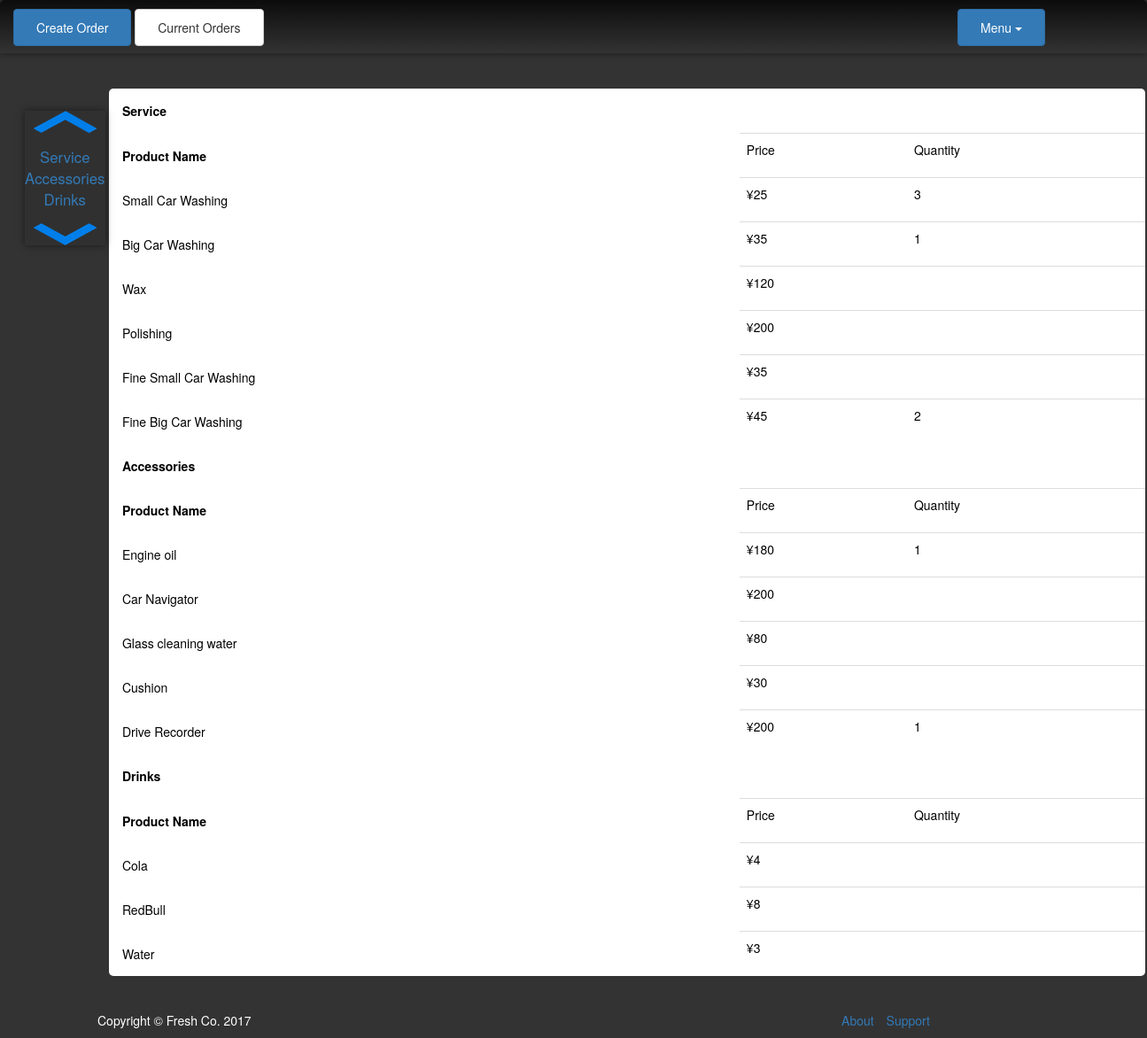
Screenshot of /admin/index.php?page=product&action=sold (signed in) with the database file from the repository.
### tables this page shows
CREATE TABLE IF NOT EXISTS `product_service` (
  `id` int(10) unsigned NOT NULL,
  `product_name` varchar(50) DEFAULT NULL,
  `Price` int(11) DEFAULT NULL,
  `type_id` int(11) DEFAULT NULL
);

### admin/inc/db.php (called while the page is built, shortened)
<?php
 class Mysql{
	function __construct(){
		$this->conn=$this->getConn();
	}
	function getConn(){
        $conn =  mysql_connect('localhost','root','0618') or die("Cannot connect to server".mysql_error());
        return $conn;
    }
	function fetch($result){
        $row = mysql_fetch_array($result);
        return $row;
    }
	function query($sql){
        $res = mysql_query($sql,$this->conn) or die(mysql_error());
		return $res;
	}
}
$mysql = new Mysql();
?>

### admin/product.php (the view, shortened to what this page needs)
<?php
if(isset($_GET['action'])){
	$action = $_GET['action'];
}else{
	$action = 'detail';
}
$sql_fcata = "select type_id,product_name from product_service where price IS NULL ORDER by type_id";
$result_fcata = $mysql->query($sql_fcata);
if($action == 'cata'){
?>
<div class="col-md-12 mainblocks">
	<div class='helptip' id='helptip' style="display:none;">
		<a class='label label-primary'>E</a> Edit /
		<a class='label label-danger'>X</a> Delete /
	</div>
	<table class ='table table-stripped'>
		<thead>
			<th colspan='3'>Product catalogue:</th>
			<tr>
				<th>Catalogue ID</th>
				<th class='text-center'>Catalogue Name</th>
				<th class='text-right'>
					Operation <a href='javascript:void(0);' onclick="$('#helptip').toggle()" class="glyphicon glyphicon-question-sign icona"></a>
				</th>
			</tr>
		</thead>
		<tbody>
<?php
    while($row_fcata = $mysql->fetch($result_fcata)) {
        echo "<tr>
				<td>".$row_fcata['type_id']."</td>
				<td class='text-center'>".$row_fcata['product_name']." </td>
				<td class='text-right'>
					<a class='label label-primary' onclick=\"firm('Do you want to Edit this Product Type?','editCata{$row_fcata['type_id']}')\">E</a>
					<a class='label label-danger' onclick=\"firm('Do you want to Delete this Product Type and all of its sub product items?','deleteCata{$row_fcata['type_id']}')\">X</a>
				</td>
			</tr>";
		echo "<form action='index.php?page=product&action=new' method='post' id='editCata{$row_fcata['type_id']}'>
					<input type='hidden' name='origCataEdit' value='{$row_fcata['type_id']},{$row_fcata['product_name']}'/>
				</form>
				<form action='' method='post' id='deleteCata{$row_fcata['type_id']}'>
					<input type='hidden' name='origCataDel' value='{$row_fcata['type_id']}'/>
				</form>";
    }
?>
		</tbody>
	</table>
</div>
<?php
	if(isset($_POST['origCataDel'])){
			$sql_delproduct = "DELETE FROM product_service WHERE type_id = {$_POST['origCataDel']}";
			$mysql->query($sql_delproduct);
			echo "<script>window.location.href='index.php?page=product&action=cata';</script>";
		}
}else if($action == 'sold'){
	echo "<table class ='table table-stripped'>";
	while($row_fcata = $mysql->fetch($result_fcata)) {
		$cata_id = $row_fcata['type_id'];
        $sql_finfo = "select id,s.product_name as product_name,s.price from product_service as s where s.type_id = ".$cata_id." and s.price IS NOT NULL;";
	    $result_finfo = $mysql->query($sql_finfo);
        echo "<th colspan='3' id=".$row_fcata['product_name'].">".$row_fcata['product_name']."</th>
				<tr>
					<td  class='text-centered'><b>Product Name</b></td>
					<td class='bold'>Price</td><td class='bold'>Quantity</td>
				</tr>";
		while($row_finfo = $mysql->fetch($result_finfo)) {
			echo "<tr>
					<td class='text-centered'>".$row_finfo['product_name']."</td>
					<td>&#165;".$row_finfo['price']." </td>";
            $productid = $row_finfo['id'];
            $sql_fquantity = "SELECT sum(quantity)as Quantity from order_product where product_id = ".$productid.";";
			$result_fquantity = $mysql->query($sql_fquantity);
  			while($row_fquantity = $mysql->fetch($result_fquantity)) {
		        echo "<td>".$row_fquantity['Quantity']."</td>
				</tr>";
		    }
	    }
    }echo "</table>";
}else if($action == 'new'){
	echo "<form action='submit.php' method='post' class='form-inline'>
		<table class='table'>
			<th colspan='4'>
				<label>New Product&nbsp;<input type='radio' name='isCata' value='product' onclick='refresh()' checked>&nbsp; &nbsp;</label>
				<label>&nbsp; &nbsp;
				New Product Category <input type='radio' name='isCata' value='cata' onclick='hideCata()'></label>
			</th>
		<script>
			function refresh(){
				window.location.href='index.php?page=product&action=new';
			}
			function hideCata(){
				var cata = document.getElementsByClassName('hideCata');
				document.getElementsByName('price')[0].required = false;
				for(var i = 0; i < cata.length;i++){
					cata[i].style.display = 'none';
				}
			}
		</script>";
	$sql_LastproductID = 'SELECT id FROM product_service ORDER BY id DESC LIMIT 1';
	$productId = $mysql->fetch($mysql->query($sql_LastproductID))[0]+1;
	echo"		<tr>
				<th>Product ID</th>
				<td>
					<input type='number' class='form-control' name='origId' maxlength='6' value='$productId' disabled='disabled'/>
					<input type='hidden' name='cataId' value='$productId' />
				</td>
			</tr>
			<tr>
				<th>Name<span class='req'> *</span></th>
				<td>
					<input type='text' class='form-control' maxlength='30' name='productName' required/>
				</td>
			</tr>
			<tr>
				<th><span class='hideCata'>Product Type<span class='req'> *</span></span></th>
				<td><span class='hideCata'>
					<div><b>Catalogue:</b>
						<select name='productCata' class='form-control'>";
	$sql_productCata = "SELECT type_id,product_name FROM product_service WHERE price is NULL ORDER BY product_name";
	$result_productCata = $mysql->query($sql_productCata);
	$productCata = array();
		while($row = $mysql->fetch($result_productCata)) {
			echo "<option value={$row['type_id']}>{$row['product_name']}</option>";
			$productCata[$row['product_name']] = $row['type_id'];
		}
	echo"				</select>
					</div></span>
				</td>
			</tr>
			<tr>
				<th><span class='hideCata'>Price<span class='req'> *</span></span></th>
				<td><span class='hideCata'>
					<label>&#165;&nbsp;</label><input type='number' class='form-control' min='0' max='999' name='price' required/>
				</span></td>
			</tr>
			<tr>
				<td colspan=2>
					<div class='col-md-4 col-md-offset-4'>
						<button class='btn btn-block btn-primary' type='primary' name='submit'>Submit</button>
					</div>
				</td>
			</tr>
		</table>
	</form>";
	if(isset($_POST['origproductEdit'])){
		$origproduct = explode(',',$_POST['origproductEdit']);
		echo "<script>
				document.getElementsByName('isCata')[1].disabled = true;
				var productid = document.getElementsByName('origId')[0];
				document.getElementsByName('cataId')[0].disabled = true;
				productid.disabled=false;
				productid.value = {$origproduct[0]};
				productid.onchange = function(){
					productid.value = {$origproduct[0]};
				}
				document.getElementsByName('productName')[0].value = '{$origproduct[1]}';
				document.getElementsByName('price')[0].value = '{$origproduct[2]}';
				document.getElementsByName('productCata')[0].value = '{$productCata[$origproduct[3]]}';
			</script>";
	}else if(isset($_POST['origCataEdit'])){
		$origCata = explode(',',$_POST['origCataEdit']);
		echo "<script>
				hideCata();
				document.getElementsByName('isCata')[0].disabled = true;
				document.getElementsByName('isCata')[1].checked = true;
				var productid = document.getElementsByName('origId')[0];
				document.getElementsByName('cataId')[0].disabled = true;
				productid.disabled=false;
				productid.value = {$origCata[0]};
				productid.onchange = function(){
					productid.value = {$origCata[0]};
				};
				document.getElementsByName('productName')[0].value = '{$origCata[1]}';
			</script>";
	}
}else if($action== 'weekly'){
	$timeres = $mysql->fetch($mysql->query('select year(now()),week(now(),1)'));
	$weeknum = $timeres[1];
	$yearnum = $timeres[0];
	echo "<div class='my_show'>
			<form method='post' action='index.php?page=product&action=weekly' class='form-group form-inline'>
				<label for='weeknum'>Week:</label> <input type='number' name='weeknum' id='weeknum' class='form-control' placeholder='Week' min='0' max='53' value='$weeknum'/>
				<label for='yearnum'>Year:</label> <input type='number' name='yearnum' id='yearnum' class='form-control' placeholder='Year' min='2010' max='$yearnum' value='$yearnum'/>
				<button type='submit' value='OK' class='btn btn-primary'>OK</button>
			</form>";
	if(isset($_POST['weeknum'])&&$_POST['weeknum']!=''){$weeknum = inputCheck($_POST['weeknum']);}
	if(!empty($_POST['yearnum'])){$yearnum = inputCheck($_POST['yearnum']);}
	echo "<script>
			document.getElementById('weeknum').value = $weeknum;
			document.getElementById('yearnum').value = $yearnum;
		</script>";
	$sql_subdate = "select DATE_ADD('$yearnum-01-01',INTERVAL (7*$weeknum-WEEKDAY('$yearnum-01-01')) DAY) AS start, DATE_ADD(DATE_ADD('$yearnum-01-01',INTERVAL (7*$weeknum-WEEKDAY('$yearnum-01-01')) DAY),INTERVAL 5 DAY) AS end;";
	$subdate = $mysql->fetch($mysql->query($sql_subdate));
	echo "<table class ='table table-stripped'>
			<th style='font-size:1.6em' class='text-centered' colspan='10'>Weekly's selling Product Diary: {$subdate['start']} to {$subdate['end']}</th>";
	while($row_fcata = $mysql->fetch($result_fcata)) {
		$cata_id = $row_fcata['type_id'];
        $sql_finfo = "SELECT id,s.product_name AS product_name,s.price FROM product_service AS s WHERE s.type_id = ".$cata_id." AND s.price IS NOT NULL;";
	    $result_finfo = $mysql->query($sql_finfo);
        echo "<tr id='{$row_fcata['product_name']}'>
				<td class='text-centered'><b style='font-size:1.2em;'>{$row_fcata['product_name']}</b></td>
				<td class='bold'>Price</td>
				<td class='bold'>Monday</td>
				<td class='bold'>Tuesday</td>
				<td class='bold'>Wednesday</td>
				<td class='bold'>Thursday</td>
				<td class='bold'>Friday</td>
				<td class='bold'>Saturday</td>
				<td class='bold'>Sunday</td>
				<td class='bold'>Quantity</td>
			</tr>";
		while($row_finfo = $mysql->fetch($result_finfo)) {
			echo "<tr>
					<td class='text-centered'>".$row_finfo['product_name']."</td>
					<td>&#165;".$row_finfo['price']." </td>
					<td id='1_{$row_finfo['id']}'></td>
					<td id='2_{$row_finfo['id']}'></td>
					<td id='3_{$row_finfo['id']}'></td>
					<td id='4_{$row_finfo['id']}'></td>
					<td id='5_{$row_finfo['id']}'></td>
					<td id='6_{$row_finfo['id']}'></td>
					<td id='7_{$row_finfo['id']}'></td>
					<td id='q_{$row_finfo['id']}'>0</td>
				</tr>";
	    }echo "<tr>
					<td class='text-centered'>TOTAL</td>
					<td></td>
					<td>&#165;<span id='1_c$cata_id'>0</span></td>
					<td>&#165;<span id='2_c$cata_id'>0</span></td>
					<td>&#165;<span id='3_c$cata_id'>0</span></td>
					<td>&#165;<span id='4_c$cata_id'>0</span></td>
					<td>&#165;<span id='5_c$cata_id'>0</span></td>
					<td>&#165;<span id='6_c$cata_id'>0</span></td>
					<td>&#165;<span id='7_c$cata_id'>0</span></td>
					<td id='q_c$cata_id'>0</td>
				</tr>
				<tr>
					<td class='text-centered'><b>Total Week: </b></td>
					<td><kbd>&#165;<span id='total_$cata_id'>0</span></kbd></td>
				<tr/>";
	}
	echo "<tr>
			<td class='fat'><b>AMOUNT TOTAL:&nbsp; &nbsp; <samp>&#165;<span id='total_all'>0</span></b></samp></td>
			<td></td>
			<td>&#165;<span id='day1'>0</span></td>
			<td>&#165;<span id='day2'>0</span></td>
			<td>&#165;<span id='day3'>0</span></td>
			<td>&#165;<span id='day4'>0</span></td>
			<td>&#165;<span id='day5'>0</span></td>
			<td>&#165;<span id='day6'>0</span></td>
			<td>&#165;<span id='day7'>0</span></td>
		  </tr>
		</table>
	</div>";
	for($dayweek=2;$dayweek<9;$dayweek++){
		$sql="select of.product_id,sum(quantity),sum(quantity)*fc.price,fc.type_id from order_product as of join product_service as fc ON of.product_id = fc.id where order_id in (select id from orders where week(date,1) = $weeknum and year(date)=$yearnum and DAYOFWEEK(date) = $dayweek) group by product_id";
		$res = $mysql->query($sql);
		$zhou = $dayweek - 1;
		while($row = $mysql->fetch($res)){
			echo "<script>
					changeQuan('{$zhou}_{$row[0]}',{$row[1]});
					addQuan('q_{$row[0]}',{$row[1]});
					addQuan('{$zhou}_c{$row[3]}',{$row[2]});
					addQuan('q_c{$row[3]}',{$row[1]});
					addQuan('total_{$row[3]}',{$row[2]});
					addQuan('total_all',{$row[2]});
					addQuan('day{$zhou}',{$row[2]});
				</script>";
		}
	}
}
?>

### admin/inc/nav.php (shortened to what this page needs)
<div class="tab_out">
          <table class="table-stripped">
        <tr><td class='text-centered tab'>
		<nav>
			<div class="left-menu">
				<a href="index.php?page=create_order"><button class='btn btn-primary' type="button">Create Order</button></a>
				<a href="index.php?page=current_orders"><button class='btn btn-default' type="button">Current Orders</button></a>
			</div>
			<div class="right-menu">
				<div class="nav dropdown">
				    <button class="btn btn-primary dropdown-toggle" type="button" data-toggle="dropdown">Menu
				    <span class="caret"></span></button>
				  </div>
			</div>
		</nav>
		</tr></td>
    </table>
</div>
<div class='col-xs-1'>
	<div class="left_tab">
		<a href='#'><img src='../static/img/icon/up.png'/></a><br/>
		<?php
		if ($page == 'create_order' || ($_GET['action']=='weekly') || $_GET['action']=='sold') {
			$sql_fcata = "SELECT product_name FROM product_service WHERE price IS NULL ORDER BY type_id";
			$res_fcata = $mysql->query($sql_fcata);
			while($row_fcata = $mysql->fetch($res_fcata)){
				echo "<a href=#".$row_fcata['product_name'].">".$row_fcata['product_name']."</a><br/>";
			}
		}
		?>
		<a href='#bottom'><img src='../static/img/icon/down.png'/></a>
	</div>
</div>
<div class='col-xs-11'>
         <dl class="container">
		<dd class="row clearfix">

### static/css/admin.css (style rules this page uses)
table,input,select,button,.mainblocks { background:#fff; color: black; border-radius:5px; }
table tr td:first-child,table tr th:first-child { padding:15px; border-top:0px; border-top-left-radius: 5px; border-top-right-radius: 5px; }
body { background-color: #333333; }
.container { color: #fff; margin-top: 40px; display: block; margin-right: 30px; }
.tab_out { position:relative; height: 60px; width:100%; top: 0px; }
.tab { box-shadow: 0px 0px 8px rgba(0,0,0,0.5); position: fixed; z-index: 1; height: 60px; width: 100%; background:#333333; background: -webkit-linear-gradient(top, rgb(12,12,12) 0%,#333333 100%); background: linear-gradient(top, rgb(12,12,12) 0%,#333333 100%); background: -moz-linear-gradient(top, rgb(12,12,12) 0%,#333333 100%); }
.tab button { margin-top:-5px; padding:10px 25px 10px 25px; }
.left-menu { float: left; }
.right-menu { float: right; }
.nav.dropdown { margin-right: 100px; }
.left_tab { position: fixed; z-index:10; float:left; width:7%; background: rgba(0,0,0,0.05); margin-top: 5%; margin-left: 1%; text-align: center; box-shadow: 0px 0px 8px rgba(0,0,0,0.5); }
.left_tab a { text-decoration: none; font-size: 1.2em; text-align: center; }
.left_tab img { width: 80%; height: 40px; }

### rows the page displays
product_service: product_name "Service"
product_service: product_name "Accessories"
product_service: product_name "Drinks"
product_service: product_name "Small Car Washing", Price "25", Quantity "3"
product_service: product_name "Big Car Washing", Price "35", Quantity "1"
product_service: product_name "Wax", Price "120"
product_service: product_name "Polishing", Price "200"
product_service: product_name "Fine Small Car Washing", Price "35"
product_service: product_name "Fine Big Car Washing", Price "45", Quantity "2"
product_service: product_name "Engine oil", Price "180", Quantity "1"
product_service: product_name "Car Navigator", Price "200"
product_service: product_name "Glass cleaning water", Price "80"
product_service: product_name "Cushion", Price "30"
product_service: product_name "Drive Recorder", Price "200", Quantity "1"
product_service: product_name "Cola", Price "4"
product_service: product_name "RedBull", Price "8"
product_service: product_name "Water", Price "3"
